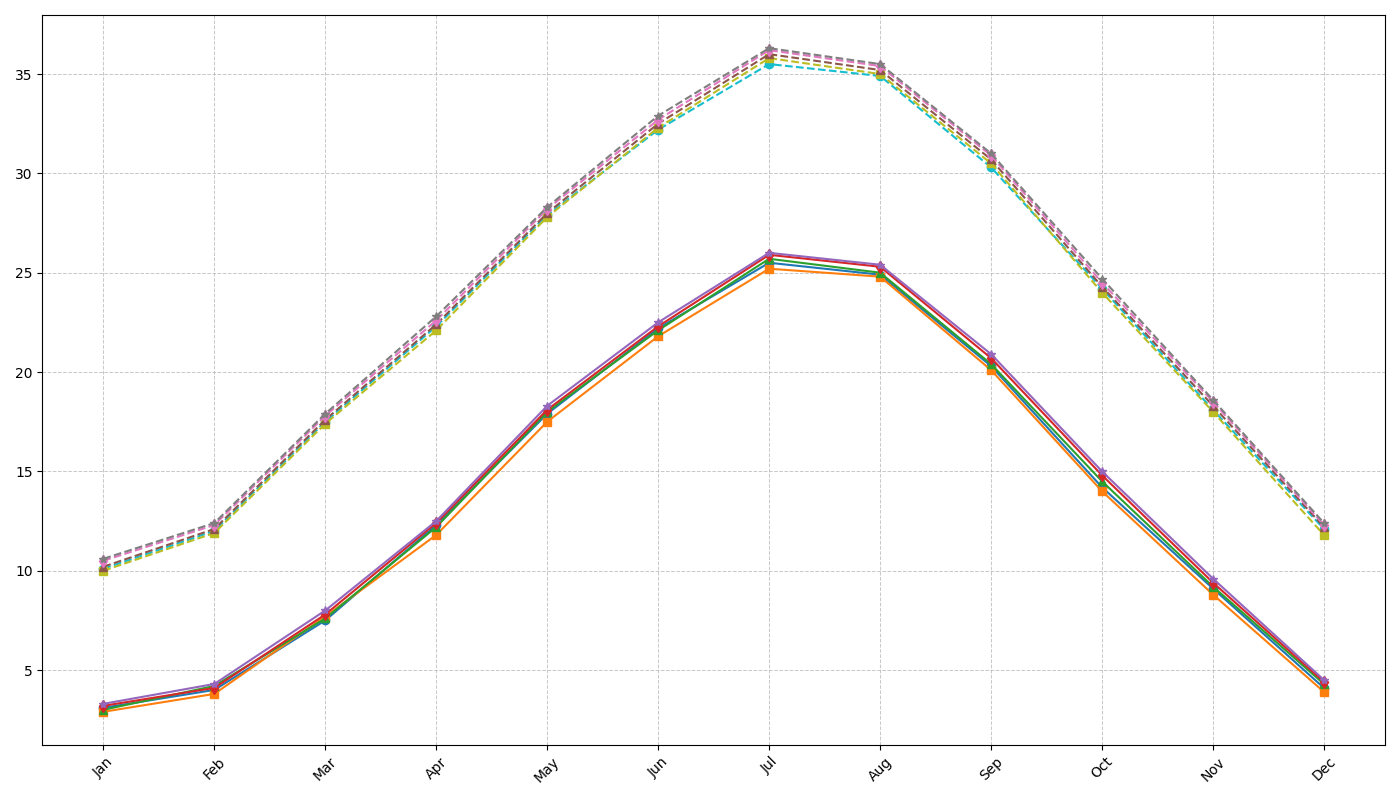

Python code for this plot:
import matplotlib.pyplot as plt
import numpy as np

months = np.array(['Jan', 'Feb', 'Mar', 'Apr', 'May', 'Jun', 'Jul', 'Aug', 'Sep', 'Oct', 'Nov', 'Dec'])

city_a_2016 = np.array([3.1, 4.0, 7.5, 12.3, 17.9, 22.2, 25.5, 24.9, 20.3, 14.2, 9.1, 4.1])
city_a_2017 = np.array([2.9, 3.8, 7.7, 11.8, 17.5, 21.8, 25.2, 24.8, 20.1, 14.0, 8.8, 3.9])
city_a_2018 = np.array([3.0, 4.2, 7.6, 12.2, 18.0, 22.1, 25.7, 25.0, 20.4, 14.5, 9.2, 4.3])
city_a_2019 = np.array([3.2, 4.1, 7.8, 12.4, 18.1, 22.3, 25.9, 25.3, 20.7, 14.8, 9.4, 4.4])
city_a_2020 = np.array([3.3, 4.3, 8.0, 12.5, 18.3, 22.5, 26.0, 25.4, 20.9, 15.0, 9.6, 4.5])

city_b_2016 = np.array([10.1, 12.0, 17.5, 22.3, 27.9, 32.2, 35.5, 34.9, 30.3, 24.2, 18.1, 12.1])
city_b_2017 = np.array([10.0, 11.9, 17.4, 22.1, 27.8, 32.3, 35.8, 35.0, 30.5, 24.0, 18.0, 11.8])
city_b_2018 = np.array([10.2, 12.1, 17.6, 22.4, 28.0, 32.5, 36.0, 35.2, 30.7, 24.3, 18.3, 12.2])
city_b_2019 = np.array([10.5, 12.3, 17.8, 22.6, 28.2, 32.7, 36.2, 35.4, 30.9, 24.5, 18.5, 12.3])
city_b_2020 = np.array([10.6, 12.4, 17.9, 22.8, 28.3, 32.9, 36.3, 35.5, 31.0, 24.7, 18.6, 12.4])

plt.figure(figsize=(14, 8))

plt.plot(months, city_a_2016, marker='o', color='#1f77b4')
plt.plot(months, city_a_2017, marker='s', color='#ff7f0e')
plt.plot(months, city_a_2018, marker='^', color='#2ca02c')
plt.plot(months, city_a_2019, marker='d', color='#d62728')
plt.plot(months, city_a_2020, marker='*', color='#9467bd')

plt.plot(months, city_b_2016, marker='o', linestyle='dashed', color='#17becf')
plt.plot(months, city_b_2017, marker='s', linestyle='dashed', color='#bcbd22')
plt.plot(months, city_b_2018, marker='^', linestyle='dashed', color='#8c564b')
plt.plot(months, city_b_2019, marker='d', linestyle='dashed', color='#e377c2')
plt.plot(months, city_b_2020, marker='*', linestyle='dashed', color='#7f7f7f')

plt.xticks(rotation=45)
plt.grid(True, linestyle='--', linewidth=0.7, alpha=0.7)

plt.tight_layout()

plt.show()
